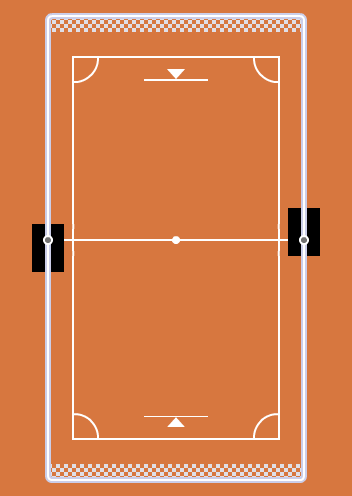

This game map was drawn from its Tiled (.tmx) file and the tilesets committed beside it. A one-line description and the full map source follow:
An orthogonal 22x31 tile map with 16x16 px tiles, 2 tile layers (sol, mur), 2 tilesets.

<map version="1.9" tiledversion="1.9.2" orientation="orthogonal" renderorder="right-down" width="22" height="31" tilewidth="16" tileheight="16" infinite="0" nextlayerid="3" nextobjectid="1">
 <tileset firstgid="1" source="groundGravel.tsx" />
 <tileset firstgid="3329" source="elements.tsx" />
 <layer id="1" name="sol" width="22" height="31">
  <data encoding="csv">
1524,1525,1526,1524,1525,1526,1524,1525,1526,1524,1525,1526,1524,1525,1526,1524,1525,1526,1524,1525,1526,1524,
1576,1577,1578,1576,1577,1578,1576,1577,1578,1576,1577,1578,1576,1577,1578,1576,1577,1578,1576,1577,1578,1576,
1628,1629,1630,1628,1629,1630,1628,1629,1630,1628,1629,1630,1628,1629,1630,1628,1629,1630,1628,1629,1630,1628,
1524,1525,1526,1524,21,22,23,24,25,24,24,25,24,25,25,26,27,28,1524,1525,1526,1524,
1576,1577,1578,1576,73,74,75,76,1578,1337,1338,1339,1340,1577,77,78,79,80,1576,1577,1578,1576,
1628,1629,1630,1628,125,126,127,128,1630,1389,1390,1391,1392,1629,129,130,131,132,1628,1629,1630,1628,
1524,1525,1526,1524,177,178,1524,1525,1526,1524,1525,1526,1524,1525,1526,1524,1525,184,1524,1525,1526,1524,
1576,1577,1578,1576,229,230,1576,1577,1578,1576,1577,1578,1576,1577,1578,1576,1577,236,1576,1577,1578,1576,
1628,1629,1630,1628,177,178,1628,1629,1630,1628,1629,1630,1628,1629,1630,1628,1629,184,1628,1629,1630,1628,
1524,1525,1526,1524,229,230,1524,1525,1526,1524,1525,1526,1524,1525,1526,1524,1525,236,1524,1525,1526,1524,
1576,1577,1578,1576,177,178,1576,1577,1578,1576,1577,1578,1576,1577,1578,1576,1577,184,1576,1577,1578,1576,
1628,1629,1630,1628,229,230,1628,1629,1630,842,843,842,843,842,843,844,1629,236,1628,1629,1630,1628,
1524,1525,1526,1524,177,178,1524,1525,1094,1095,895,894,1094,1095,633,633,634,184,1524,1525,1526,1524,
1576,1577,1578,1576,229,633,634,1577,1146,1147,947,946,1146,1147,685,633,634,236,3490,3491,1578,1576,
1628,1629,3490,3491,1933,483,483,484,485,477,478,479,480,481,483,484,485,1968,3526,3527,1630,1628,
1524,1525,3526,3527,1985,535,535,536,537,529,530,531,532,533,535,536,537,2020,3562,3563,1526,1524,
1576,1577,3562,3563,229,685,686,1577,1094,1095,842,1094,1095,1577,1578,685,686,184,1576,1577,1578,1576,
1628,1629,1630,1628,177,178,1628,1629,1146,1147,894,1146,1147,843,844,1628,1629,236,1628,1629,1630,1628,
1524,1525,1526,1524,229,230,1524,1525,1526,1524,633,634,842,843,844,1524,1525,184,1524,1525,1526,1524,
1576,1577,1578,1576,177,178,1576,1577,1578,1576,685,686,894,842,843,844,1577,236,1576,1577,1578,1576,
1628,1629,1630,1628,229,230,1628,1629,1630,1628,1629,1630,946,894,842,843,844,184,1628,1629,1630,1628,
1524,1525,1526,1524,177,178,1524,1525,1526,1524,1525,1526,1524,946,894,895,896,236,1524,1525,1526,1524,
1576,1577,1578,1576,229,230,1576,1577,1578,1576,1577,1578,1576,1577,946,633,634,184,1576,1577,1578,1576,
1628,1629,1630,1628,177,178,1628,1629,1630,1628,1629,1630,1628,1629,1630,685,686,184,1628,1629,1630,1628,
1524,1525,1526,1524,229,230,1524,1525,1526,1524,1525,1526,1524,1525,1526,1524,1525,236,1524,1525,1526,1524,
1576,1577,1578,1576,281,282,283,1577,1578,1576,1577,1578,1576,1577,285,286,287,288,1576,1577,1578,1576,
1628,1629,1630,1628,333,334,335,1629,1630,1393,1394,1395,1396,1629,337,338,339,340,1628,1629,1630,1628,
1524,1525,1526,1524,385,386,387,388,389,388,389,388,389,388,389,390,391,392,1524,1525,1526,1524,
1576,1577,1578,1576,1577,1578,1576,1577,1578,1576,1577,1578,1576,1577,1578,1576,1577,1578,1576,1577,1578,1576,
1628,1629,1630,1628,1629,1630,1628,1629,1630,1628,1629,1630,1628,1629,1630,1628,1629,1630,1628,1629,1630,1628,
1524,1525,1526,1524,1525,1526,1524,1525,1526,1524,1525,1526,1524,1525,1526,1524,1525,1526,1524,1525,1526,1524
</data>
 </layer>
 <layer id="2" name="mur" width="22" height="31">
  <data encoding="csv">
0,0,3814,3815,3816,3817,3818,3819,3820,3821,3822,3828,3828,3828,3828,3828,3828,3829,3830,3831,0,0,
0,0,3850,3851,3852,3853,3854,3855,3856,3857,3858,3864,3864,3864,3864,3864,3864,3865,3866,3867,0,0,
0,0,3454,3455,0,0,0,0,0,0,0,0,0,0,0,0,0,0,3490,3491,0,0,
0,0,3454,3455,0,0,0,0,0,0,0,0,0,0,0,0,0,0,3526,3527,0,0,
0,0,3454,3455,0,0,0,0,0,0,0,0,0,0,0,0,0,0,3562,3563,0,0,
0,0,3454,3455,0,0,0,0,0,0,0,0,0,0,0,0,0,0,3598,3599,0,0,
0,0,3490,3491,0,0,0,0,0,0,0,0,0,0,0,0,0,0,3490,3491,0,0,
0,0,3526,3527,0,0,0,0,0,0,0,0,0,0,0,0,0,0,3526,3527,0,0,
0,0,3562,3563,0,0,0,0,0,0,0,0,0,0,0,0,0,0,3562,3563,0,0,
0,0,3490,3491,0,0,0,0,0,0,0,0,0,0,0,0,0,0,3598,3599,0,0,
0,0,3526,3527,0,0,0,0,0,0,0,0,0,0,0,0,0,0,3490,3491,0,0,
0,0,3562,3563,0,0,0,0,0,0,0,0,0,0,0,0,0,0,3526,3527,0,0,
0,0,3598,3599,0,0,0,0,0,0,0,0,0,0,0,0,0,0,3562,3563,0,0,
0,0,3490,3491,0,0,0,0,0,0,0,0,0,0,0,0,0,0,3598,3599,0,0,
0,0,3374,3375,0,0,0,0,0,0,0,0,0,0,0,0,0,0,3374,3375,0,0,
0,0,3410,3411,0,0,0,0,0,0,0,0,0,0,0,0,0,0,3410,3411,0,0,
0,0,3598,3599,0,0,0,0,0,0,0,0,0,0,0,0,0,0,3562,3563,0,0,
0,0,3490,3491,0,0,0,0,0,0,0,0,0,0,0,0,0,0,3598,3599,0,0,
0,0,3526,3527,0,0,0,0,0,0,0,0,0,0,0,0,0,0,3490,3491,0,0,
0,0,3562,3563,0,0,0,0,0,0,0,0,0,0,0,0,0,0,3526,3527,0,0,
0,0,3598,3599,0,0,0,0,0,0,0,0,0,0,0,0,0,0,3562,3563,0,0,
0,0,3490,3491,0,0,0,0,0,0,0,0,0,0,0,0,0,0,3598,3599,0,0,
0,0,3526,3527,0,0,0,0,0,0,0,0,0,0,0,0,0,0,3490,3491,0,0,
0,0,3562,3563,0,0,0,0,0,0,0,0,0,0,0,0,0,0,3526,3527,0,0,
0,0,3598,3599,0,0,0,0,0,0,0,0,0,0,0,0,0,0,3562,3563,0,0,
0,0,3526,3527,0,0,0,0,0,0,0,0,0,0,0,0,0,0,3490,3491,0,0,
0,0,3562,3563,0,0,0,0,0,0,0,0,0,0,0,0,0,0,3526,3527,0,0,
0,0,3598,3599,0,0,0,0,0,0,0,0,0,0,0,0,0,0,3562,3563,0,0,
0,0,3634,3635,0,0,0,0,0,0,0,0,0,0,0,3647,3648,3649,3598,3599,0,0,
0,0,4102,4103,4104,4105,4106,4107,4108,4105,4106,4107,4108,4109,4106,4107,4108,4117,4118,4119,0,0,
0,0,4138,4139,4140,4141,4142,4143,4144,4141,4142,4143,4144,4145,4142,4143,4144,4153,4154,4155,0,0
</data>
 </layer>
</map>
